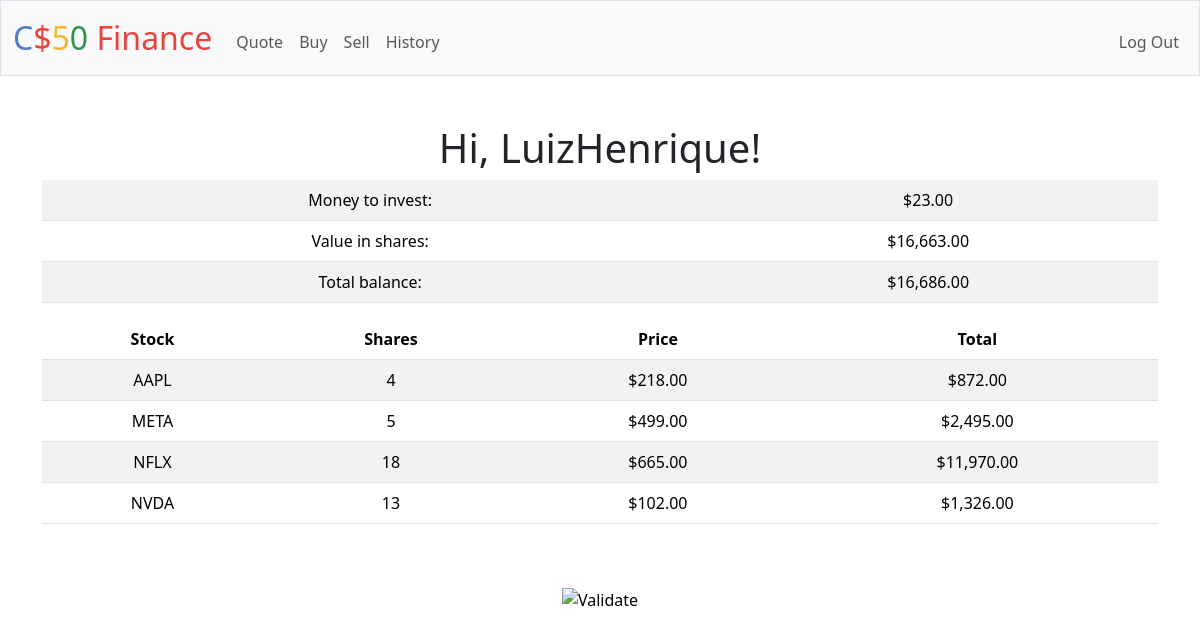
/ (signed in), run on the app's committed database.
### tables this page shows
CREATE TABLE users (id INTEGER PRIMARY KEY AUTOINCREMENT NOT NULL, username TEXT NOT NULL, hash TEXT NOT NULL, cash NUMERIC NOT NULL DEFAULT 10000.00);

CREATE TABLE 'transactions' ('id ' INTEGER PRIMARY KEY AUTOINCREMENT NOT NULL, 'user_id' INTEGER NOT NULL, 'symbol' TEXT NOT NULL, 'shares' INTEGER NOT NULL, 'price' REAL NOT NULL, 'total' REAL NOT NULL, 'transaction_type' TEXT NOT NULL, 'timestamp' TEXT NOT NULL DEFAULT CURRENT_TIMESTAMP);

### app.py (the view)
@app.route("/")
@login_required
def index():
    users = db.execute("SELECT * FROM users WHERE id = (?)", session["user_id"])
    stocks = db.execute("SELECT symbol, SUM(shares) AS total_shares, price, (SUM(shares) * price) AS total FROM transactions WHERE user_id = (?) GROUP BY symbol", session["user_id"])
    value_shares = db.execute("SELECT SUM(total) as value_shares FROM (SELECT (SUM(shares) * price) AS total FROM transactions WHERE user_id = (?) GROUP BY symbol)", session["user_id"])
    if value_shares[0]["value_shares"] is None:
        value_shares[0]["value_shares"] = 0.0
    total_balance = float(value_shares[0]["value_shares"]) + float(users[0]["cash"])
    return render_template("index.html", users=users, stocks=stocks, value_shares=value_shares, total_balance=total_balance)

### app.py (called while the page is built)
@app.after_request
def after_request(response):
    response.headers["Cache-Control"] = "no-cache, no-store, must-revalidate"
    response.headers["Expires"] = 0
    response.headers["Pragma"] = "no-cache"
    return response

### helpers.py (called while the page is built)
def login_required(f):
    @wraps(f)
    def decorated_function(*args, **kwargs):
        if session.get("user_id") is None:
            return redirect("/login")
        return f(*args, **kwargs)
    return decorated_function

def usd(value):
    return f"${value:,.2f}"

### templates/index.html (shortened to what this page needs)
{% extends "layout.html" %}
{% block main %}
    <h1>Hi, {{ users[0]["username"] }}!</h1>
    <table class="table table-striped">
        <tr>
            <td>Money to invest: </td>
            <td>{{ users[0]["cash"]|usd }}</td>
        </tr>
        <tr>
            <td>Value in shares: </td>
            <td>{{ value_shares[0]["value_shares"]|usd }}</td>
        </tr>
        <tr>
            <td>Total balance: </td>
            <td>{{ total_balance|usd }}</td>
        </tr>
    </table>
    <table class="table table-striped">
        <thead>
            <tr>
                <th>Stock</th>
                <th>Shares</th>
                <th>Price</th>
                <th>Total</th>
            </tr>
        </thead>
        <tbody>
            {% for stock in stocks %}
                <tr>
                    <td>{{ stock.symbol }}</td>
                    <td>{{ stock.total_shares }}</td>
                    <td>{{ stock.price|usd }}</td>
                    <td>{{ stock.total|usd }}</td>
                </tr>
            {% endfor %}
        </tbody>
    </table>
{% endblock %}

### templates/layout.html (shortened to what this page needs)
<!DOCTYPE html>
<html lang="en">
    <head>
        <link href="https://cdn.jsdelivr.net/npm/bootstrap@5.3.3/dist/css/bootstrap.min.css" rel="stylesheet">
        <link href="/static/styles.css" rel="stylesheet">
    </head>
    <body>
        <nav class="bg-light border navbar navbar-expand-md navbar-light">
            <div class="container-fluid">
                <a class="navbar-brand" href="/"><span class="blue">C</span><span class="red">$</span><span class="yellow">5</span><span class="green">0</span> <span class="red">Finance</span></a>
                <div class="collapse navbar-collapse" id="navbar">
                    {% if session["user_id"] %}
                        <ul class="navbar-nav me-auto mt-2">
                            <li class="nav-item"><a class="nav-link" href="/quote">Quote</a></li>
                            <li class="nav-item"><a class="nav-link" href="/buy">Buy</a></li>
                            <li class="nav-item"><a class="nav-link" href="/sell">Sell</a></li>
                            <li class="nav-item"><a class="nav-link" href="/history">History</a></li>
                        </ul>
                        <ul class="navbar-nav ms-auto mt-2">
                            <li class="nav-item"><a class="nav-link" href="/logout">Log Out</a></li>
                        </ul>
                    {% else %}
                        <ul class="navbar-nav ms-auto mt-2">
                            <li class="nav-item"><a class="nav-link" href="/register">Register</a></li>
                            <li class="nav-item"><a class="nav-link" href="/login">Log In</a></li>
                        </ul>
                    {% endif %}
                </div>
            </div>
        </nav>
        <main class="container py-5 text-center">
            {% block main %}{% endblock %}
        </main>
        <footer class="mb-5">
            <form action="https://validator.w3.org/check" class="text-center" enctype="multipart/form-data" method="post" target="_blank">
                <input alt="Validate" src="/static/I_heart_validator.png" type="image">
            </form>
        </footer>
    </body>
</html>

### static/styles.css (style rules this page uses)
nav .navbar-brand { font-size: xx-large; }
nav .navbar-brand .blue { color: #537fbe; }
nav .navbar-brand .red { color: #ea433b; }
nav .navbar-brand .yellow { color: #f5b82e; }
nav .navbar-brand .green { color: #2e944b; }

### data on the page
users: username "LuizHenrique", cash "$23.00"
transactions: symbol "AAPL", total_shares "4", price "$218.00", total "$872.00"
transactions: symbol "META", total_shares "5", price "$499.00", total "$2,495.00"
transactions: symbol "NFLX", total_shares "18", price "$665.00", total "$11,970.00"

### other printed values
{{ value_shares[0]["value_shares"]|usd }} "$16,663.00"
{{ total_balance|usd }} "$16,686.00"
{{ stock.symbol }} "NVDA"
{{ stock.total_shares }} "13"
{{ stock.price|usd }} "$102.00"
{{ stock.total|usd }} "$1,326.00"
